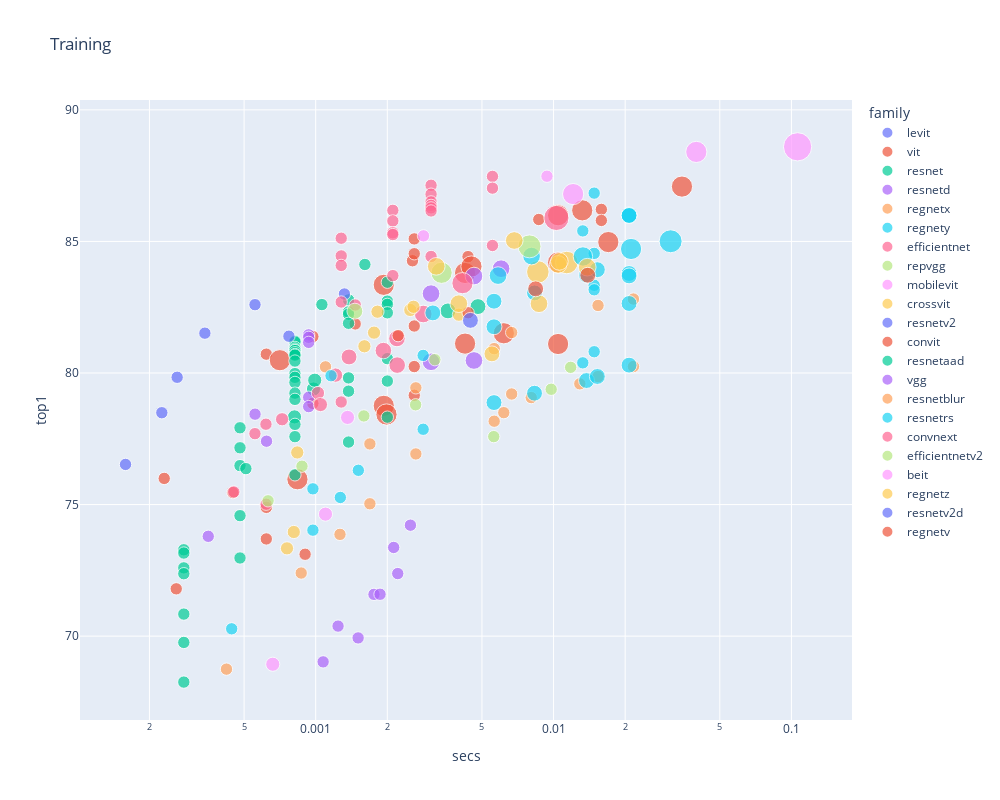

Notebook code for this chart:
### Markdown cell above
Now we can repeat the same *family* plot we did above:

### Code cell
show_all(tdf, 'Training', 'train_img_size')

### Figure 1 — Plotly figure (JSON) as saved in the notebook; plotly's stock layout.template omitted (floating-point values rounded to 4 significant figures)
{"data": [{"customdata": [[224], [224], [224], [224], [224]], "hovertemplate": "<b>%{hovertext}</b><br><br>family=levit<br>secs=%{x}<br>top1=%{y}<br>size=%{marker.size}<br>train_img_size=%{customdata[0]}<extra></extra>", "hovertext": ["levit_128s", "levit_128", "levit_192", "levit_256", "levit_384"], "legendgroup": "levit", "marker": {"color": "#636efa", "size": [50176, 50176, 50176, 50176, 50176], "sizemode": "area", "sizeref": 655.4, "symbol": "circle"}, "mode": "markers", "name": "levit", "orientation": "v", "showlegend": true, "type": "scatter", "x": [0.0001587, 0.0002255, 0.0002615, 0.0003421, 0.0005557], "xaxis": "x", "y": [76.53, 78.49, 79.84, 81.51, 82.6], "yaxis": "y"}, {"customdata": [[224], [224], [224], [224], [224], [224], [384], [384], [224], [224], [224], [384], [384], [384], [224], [224], [224], [224], [224], [224], [384], [384], [224], [384], [384], [224], [384], [384], [384], [384], [224], [224], [384], [384]], "hovertemplate": "<b>%{hovertext}</b><br><br>family=vit<br>secs=%{x}<br>top1=%{y}<br>size=%{marker.size}<br>train_img_size=%{customdata[0]}<extra></extra>", "hovertext": ["vit_small_patch32_224", "vit_tiny_r_s16_p8_224", "vit_tiny_patch16_224", "vit_base_patch32_224", "vit_base_patch32_224", "vit_base_patch32_224", "vit_small_patch32_384", "vit_tiny_r_s16_p8_384", "vit_small_patch16_224", "vit_small_patch16_224", "vit_small_r26_s32_224", "vit_base_patch32_384", "vit_base_patch32_384", "vit_tiny_patch16_384", "vit_base_patch16_224_miil", "vit_base_patch16_224", "vit_base_patch16_224", "vit_base_patch16_224", "vit_base_patch16_224", "vit_base_patch16_224", "vit_small_patch16_384", "vit_small_patch16_384", "vit_large_r50_s32_224", "vit_small_r26_s32_384", "vit_large_patch32_384", "vit_large_patch16_224", "vit_base_patch16_384", "vit_base_patch16_384", "vit_base_patch16_384", "vit_large_r50_s32_384", "vit_base_patch8_224", "vit_base_patch8_224", "vit_base_r50_s16_384", "vit_large_patch16_384"], "legendgroup": "vit", "marker": {"color": "#EF553B", "size": [50176, 50176, 50176, 50176, 50176, 50176, 147456, 147456, 50176, 50176, 50176, 147456, 147456, 147456, 50176, 50176, 50176, 50176, 50176, 50176, 147456, 147456, 50176, 147456, 147456, 50176, 147456, 147456, 147456, 147456, 50176, 50176, 147456, 147456], "sizemode": "area", "sizeref": 655.4, "symbol": "circle"}, "mode": "markers", "name": "vit", "orientation": "v", "showlegend": true, "type": "scatter", "x": [0.0002307, 0.0002592, 0.0004485, 0.00062, 0.00062, 0.00062, 0.0007069, 0.0008379, 0.0009731, 0.0009731, 0.001466, 0.001933, 0.001933, 0.001984, 0.002552, 0.002596, 0.002596, 0.002596, 0.002596, 0.002596, 0.004246, 0.004246, 0.004369, 0.004517, 0.006179, 0.008666, 0.01045, 0.01045, 0.01045, 0.0132, 0.01588, 0.01588, 0.01699, 0.03466], "xaxis": "x", "y": [75.99, 71.8, 75.45, 80.72, 74.89, 73.69, 80.49, 75.96, 81.38, 78.85, 81.86, 83.35, 78.75, 78.42, 84.27, 85.1, 84.53, 81.79, 80.24, 79.15, 83.8, 81.12, 84.42, 84.05, 81.51, 85.83, 86.0, 84.2, 81.1, 86.18, 86.22, 85.8, 84.98, 87.08], "yaxis": "y"}, {"customdata": [[224], [224], [224], [224], [224], [224], [224], [224], [224], [224], [224], [224], [224], [256], [224], [224], [224], [224], [224], [224], [224], [224], [224], [224], [224], [224], [224], [224], [224], [224], [224], [224], [256], [256], [224], [224], [224], [224], [224], [224], [224], [224], [224], [224], [224], [224], [224], [224], [288], [288]], "hovertemplate": "<b>%{hovertext}</b><br><br>family=resnet<br>secs=%{x}<br>top1=%{y}<br>size=%{marker.size}<br>train_img_size=%{customdata[0]}<extra></extra>", "hovertext": ["resnet18", "resnet18", "resnet18", "resnet18", "resnet18", "resnet18", "resnet18", "resnet34", "resnet34", "resnet34", "resnet34", "resnet34", "resnet26", "resnet26t", "resnet50", "resnet50", "resnet50", "resnet50", "resnet50", "resnet50", "resnet50", "resnet50", "resnet50", "resnet50", "resnet50", "resnet50", "resnet50", "resnet50", "resnet50", "resnet50", "resnet50", "resnet50", "resnet32ts", "resnet33ts", "resnet101", "resnet101", "resnet101", "resnet101", "resnet101", "resnet101", "resnet101", "resnet152", "resnet152", "resnet152", "resnet152", "resnet152", "resnet152", "resnet152", "resnet51q", "resnet61q"], "legendgroup": "resnet", "marker": {"color": "#00cc96", "size": [50176, 50176, 50176, 50176, 50176, 50176, 50176, 50176, 50176, 50176, 50176, 50176, 50176, 65536, 50176, 50176, 50176, 50176, 50176, 50176, 50176, 50176, 50176, 50176, 50176, 50176, 50176, 50176, 50176, 50176, 50176, 50176, 65536, 65536, 50176, 50176, 50176, 50176, 50176, 50176, 50176, 50176, 50176, 50176, 50176, 50176, 50176, 50176, 82944, 82944], "sizemode": "area", "sizeref": 655.4, "symbol": "circle"}, "mode": "markers", "name": "resnet", "orientation": "v", "showlegend": true, "type": "scatter", "x": [0.000279, 0.000279, 0.000279, 0.000279, 0.000279, 0.000279, 0.000279, 0.0004806, 0.0004806, 0.0004806, 0.0004806, 0.0004806, 0.0005087, 0.0008144, 0.0008179, 0.0008179, 0.0008179, 0.0008179, 0.0008179, 0.0008179, 0.0008179, 0.0008179, 0.0008179, 0.0008179, 0.0008179, 0.0008179, 0.0008179, 0.0008179, 0.0008179, 0.0008179, 0.0008179, 0.0008179, 0.0009787, 0.0009907, 0.001375, 0.001375, 0.001375, 0.001375, 0.001375, 0.001375, 0.001375, 0.002001, 0.002001, 0.002001, 0.002001, 0.002001, 0.002001, 0.002001, 0.003598, 0.00481], "xaxis": "x", "y": [73.28, 73.16, 72.59, 72.37, 70.84, 69.76, 68.25, 77.92, 77.16, 76.48, 74.58, 72.97, 76.37, 78.33, 81.21, 81.18, 80.97, 80.91, 80.87, 80.85, 80.77, 80.71, 80.68, 80.45, 79.98, 79.84, 79.64, 79.23, 79.0, 78.05, 77.58, 76.13, 79.39, 79.73, 82.78, 82.32, 82.24, 81.89, 79.81, 79.31, 77.38, 83.45, 82.73, 82.61, 82.29, 80.55, 79.69, 78.32, 82.36, 82.52], "yaxis": "y"}, {"customdata": [[224], [224], [224], [224], [224], [224], [224], [224], [320], [320], [320], [320], [320]], "hovertemplate": "<b>%{hovertext}</b><br><br>family=resnetd<br>secs=%{x}<br>top1=%{y}<br>size=%{marker.size}<br>train_img_size=%{customdata[0]}<extra></extra>", "hovertext": ["resnet18d", "resnet34d", "resnet26d", "resnet50d", "resnet50d", "resnet50d", "resnet50d", "resnet50d", "resnet101d", "resnet101d", "resnet152d", "resnet152d", "resnet200d"], "legendgroup": "resnetd", "marker": {"color": "#ab63fa", "size": [50176, 50176, 50176, 50176, 50176, 50176, 50176, 50176, 102400, 102400, 102400, 102400, 102400], "sizemode": "area", "sizeref": 655.4, "symbol": "circle"}, "mode": "markers", "name": "resnetd", "orientation": "v", "showlegend": true, "type": "scatter", "x": [0.0003534, 0.0005559, 0.0006214, 0.0009344, 0.0009344, 0.0009344, 0.0009344, 0.0009344, 0.003054, 0.003054, 0.004628, 0.004628, 0.006017], "xaxis": "x", "y": [73.79, 78.44, 77.41, 81.45, 81.36, 81.16, 79.08, 78.72, 83.02, 80.43, 83.68, 80.48, 83.96], "yaxis": "y"}, {"customdata": [[224], [224], [224], [224], [224], [224], [224], [224], [224], [224], [224], [224], [224], [224], [224], [224], [224], [224]], "hovertemplate": "<b>%{hovertext}</b><br><br>family=regnetx<br>secs=%{x}<br>top1=%{y}<br>size=%{marker.size}<br>train_img_size=%{customdata[0]}<extra></extra>", "hovertext": ["regnetx_002", "regnetx_004", "regnetx_006", "regnetx_008", "regnetx_008", "regnetx_016", "regnetx_016", "regnetx_032", "regnetx_032", "regnetx_040", "regnetx_080", "regnetx_080", "regnetx_064", "regnetx_120", "regnetx_160", "regnetx_160", "regnetx_320", "regnetx_320"], "legendgroup": "regnetx", "marker": {"color": "#FFA15A", "size": [50176, 50176, 50176, 50176, 50176, 50176, 50176, 50176, 50176, 50176, 50176, 50176, 50176, 50176, 50176, 50176, 50176, 50176], "sizemode": "area", "sizeref": 655.4, "symbol": "circle"}, "mode": "markers", "name": "regnetx", "orientation": "v", "showlegend": true, "type": "scatter", "x": [0.0004216, 0.0008689, 0.001265, 0.00169, 0.00169, 0.002637, 0.002637, 0.005628, 0.005628, 0.006178, 0.006666, 0.006666, 0.008056, 0.0129, 0.01538, 0.01538, 0.02166, 0.02166], "xaxis": "x", "y": [68.75, 72.4, 73.87, 77.3, 75.03, 79.44, 76.92, 80.93, 78.17, 78.49, 81.54, 79.2, 79.07, 79.59, 82.57, 79.87, 82.81, 80.25], "yaxis": "y"}, {"customdata": [[224], [224], [224], [224], [224], [224], [224], [288], [288], [288], [288], [288], [224], [224], [288], [288], [224], [224], [224], [224], [224], [288], [288], [288], [288], [288], [288], [288], [288], [288]], "hovertemplate": "<b>%{hovertext}</b><br><br>family=regnety<br>secs=%{x}<br>top1=%{y}<br>size=%{marker.size}<br>train_img_size=%{customdata[0]}<extra></extra>", "hovertext": ["regnety_002", "regnety_004", "regnety_004", "regnety_006", "regnety_008", "regnety_016", "regnety_016", "regnety_032", "regnety_032", "regnety_032", "regnety_040", "regnety_040", "regnety_120", "regnety_120", "regnety_064", "regnety_064", "regnety_320", "regnety_320", "regnety_320", "regnety_320", "regnety_320", "regnety_080", "regnety_080", "regnety_160", "regnety_160", "regnety_160", "regnety_160", "regnety_160", "regnety_160", "regnety_160"], "legendgroup": "regnety", "marker": {"color": "#19d3f3", "size": [50176, 50176, 50176, 50176, 50176, 50176, 50176, 82944, 82944, 82944, 82944, 82944, 50176, 50176, 82944, 82944, 50176, 50176, 50176, 50176, 50176, 82944, 82944, 82944, 82944, 82944, 82944, 82944, 82944, 82944], "sizemode": "area", "sizeref": 655.4, "symbol": "circle"}, "mode": "markers", "name": "regnety", "orientation": "v", "showlegend": true, "type": "scatter", "x": [0.0004434, 0.0009735, 0.0009735, 0.001269, 0.001511, 0.00283, 0.00283, 0.005618, 0.005618, 0.005618, 0.008316, 0.008316, 0.01327, 0.01327, 0.01376, 0.01376, 0.01482, 0.01482, 0.01482, 0.01482, 0.01482, 0.01528, 0.01528, 0.02077, 0.02077, 0.02077, 0.02077, 0.02077, 0.02077, 0.02077], "xaxis": "x", "y": [70.28, 75.6, 74.03, 75.27, 76.3, 80.67, 77.86, 82.73, 81.76, 78.88, 83.04, 79.23, 85.4, 80.39, 83.72, 79.71, 86.84, 84.55, 83.33, 83.16, 80.81, 83.93, 79.87, 86.01, 85.99, 85.99, 83.78, 83.69, 82.64, 80.3], "yaxis": "y"}, {"customdata": [[224], [224], [224], [224], [240], [240], [256], [260], [288], [300], [300], [300], [320], [384], [456]], "hovertemplate": "<b>%{hovertext}</b><br><br>family=efficientnet<br>secs=%{x}<br>top1=%{y}<br>size=%{marker.size}<br>train_img_size=%{customdata[0]}<extra></extra>", "hovertext": ["efficientnet_lite0", "efficientnet_b0", "efficientnet_es", "efficientnet_es_pruned", "efficientnet_b1_pruned", "efficientnet_em", "efficientnet_b1", "efficientnet_b2_pruned", "efficientnet_b2", "efficientnet_b3_pruned", "efficientnet_el", "efficientnet_el_pruned", "efficientnet_b3", "efficientnet_b4", "efficientnet_b5"], "legendgroup": "efficientnet", "marker": {"color": "#FF6692", "size": [50176, 50176, 50176, 50176, 57600, 57600, 65536, 67600, 82944, 90000, 90000, 90000, 102400, 147456, 207936], "sizemode": "area", "sizeref": 655.4, "symbol": "circle"}, "mode": "markers", "name": "efficientnet", "orientation": "v", "showlegend": true, "type": "scatter", "x": [0.0004526, 0.0005554, 0.0006177, 0.0006188, 0.0007224, 0.001022, 0.001047, 0.001211, 0.001381, 0.001925, 0.002196, 0.002201, 0.002831, 0.004141, 0.01028], "xaxis": "x", "y": [75.48, 77.69, 78.05, 75.01, 78.24, 79.24, 78.8, 79.92, 80.61, 80.85, 81.31, 80.3, 82.24, 83.41, 85.89], "yaxis": "y"}, {"customdata": [[224], [224], [224], [224], [224], [224], [224], [224]], "hovertemplate": "<b>%{hovertext}</b><br><br>family=repvgg<br>secs=%{x}<br>top1=%{y}<br>size=%{marker.size}<br>train_img_size=%{customdata[0]}<extra></extra>", "hovertext": ["repvgg_b0", "repvgg_a2", "repvgg_b1", "repvgg_b2", "repvgg_b3", "repvgg_b1g4", "repvgg_b2g4", "repvgg_b3g4"], "legendgroup": "repvgg", "marker": {"color": "#B6E880", "size": [50176, 50176, 50176, 50176, 50176, 50176, 50176, 50176], "sizemode": "area", "sizeref": 655.4, "symbol": "circle"}, "mode": "markers", "name": "repvgg", "orientation": "v", "showlegend": true, "type": "scatter", "x": [0.0006305, 0.0008755, 0.001594, 0.002631, 0.003169, 0.005605, 0.009772, 0.0118], "xaxis": "x", "y": [75.14, 76.46, 78.37, 78.79, 80.51, 77.58, 79.38, 80.22], "yaxis": "y"}, {"customdata": [[256], [256], [256]], "hovertemplate": "<b>%{hovertext}</b><br><br>family=mobilevit<br>secs=%{x}<br>top1=%{y}<br>size=%{marker.size}<br>train_img_size=%{customdata[0]}<extra></extra>", "hovertext": ["mobilevit_xxs", "mobilevit_xs", "mobilevit_s"], "legendgroup": "mobilevit", "marker": {"color": "#FF97FF", "size": [65536, 65536, 65536], "sizemode": "area", "sizeref": 655.4, "symbol": "circle"}, "mode": "markers", "name": "mobilevit", "orientation": "v", "showlegend": true, "type": "scatter", "x": [0.0006599, 0.001099, 0.001361], "xaxis": "x", "y": [68.93, 74.64, 78.31], "yaxis": "y"}, {"customdata": [[240], [240], [240], [240], [240], [240], [240], [240], [240], [408], [408]], "hovertemplate": "<b>%{hovertext}</b><br><br>family=crossvit<br>secs=%{x}<br>top1=%{y}<br>size=%{marker.size}<br>train_img_size=%{customdata[0]}<extra></extra>", "hovertext": ["crossvit_tiny_240", "crossvit_9_240", "crossvit_9_dagger_240", "crossvit_small_240", "crossvit_15_240", "crossvit_15_dagger_240", "crossvit_18_240", "crossvit_18_dagger_240", "crossvit_base_240", "crossvit_15_dagger_408", "crossvit_18_dagger_408"], "legendgroup": "crossvit", "marker": {"color": "#FECB52", "size": [57600, 57600, 57600, 57600, 57600, 57600, 57600, 57600, 57600, 166464, 166464], "sizemode": "area", "sizeref": 655.4, "symbol": "circle"}, "mode": "markers", "name": "crossvit", "orientation": "v", "showlegend": true, "type": "scatter", "x": [0.0007574, 0.0008087, 0.0008364, 0.001602, 0.001759, 0.001818, 0.002499, 0.002578, 0.004, 0.008589, 0.01136], "xaxis": "x", "y": [73.34, 73.96, 76.98, 81.02, 81.53, 82.33, 82.4, 82.52, 82.22, 83.84, 84.2], "yaxis": "y"}, {"customdata": [[224], [224]], "hovertemplate": "<b>%{hovertext}</b><br><br>family=resnetv2<br>secs=%{x}<br>top1=%{y}<br>size=%{marker.size}<br>train_img_size=%{customdata[0]}<extra></extra>", "hovertext": ["resnetv2_50", "resnetv2_101"], "legendgroup": "resnetv2", "marker": {"color": "#636efa", "size": [50176, 50176], "sizemode": "area", "sizeref": 655.4, "symbol": "circle"}, "mode": "markers", "name": "resnetv2", "orientation": "v", "showlegend": true, "type": "scatter", "x": [0.0007716, 0.00132], "xaxis": "x", "y": [81.4, 83.0], "yaxis": "y"}, {"customdata": [[224], [224], [224]], "hovertemplate": "<b>%{hovertext}</b><br><br>family=convit<br>secs=%{x}<br>top1=%{y}<br>size=%{marker.size}<br>train_img_size=%{customdata[0]}<extra></extra>", "hovertext": ["convit_tiny", "convit_small", "convit_base"], "legendgroup": "convit", "marker": {"color": "#EF553B", "size": [50176, 50176, 50176], "sizemode": "area", "sizeref": 655.4, "symbol": "circle"}, "mode": "markers", "name": "convit", "orientation": "v", "showlegend": true, "type": "scatter", "x": [0.0009025, 0.002221, 0.004373], "xaxis": "x", "y": [73.11, 81.42, 82.29], "yaxis": "y"}, {"customdata": [[224], [224]], "hovertemplate": "<b>%{hovertext}</b><br><br>family=resnetaad<br>secs=%{x}<br>top1=%{y}<br>size=%{marker.size}<br>train_img_size=%{customdata[0]}<extra></extra>", "hovertext": ["resnetaa50d", "resnetaa101d"], "legendgroup": "resnetaad", "marker": {"color": "#00cc96", "size": [50176, 50176], "sizemode": "area", "sizeref": 655.4, "symbol": "circle"}, "mode": "markers", "name": "resnetaad", "orientation": "v", "showlegend": true, "type": "scatter", "x": [0.001062, 0.00161], "xaxis": "x", "y": [82.6, 84.12], "yaxis": "y"}, {"customdata": [[224], [224], [224], [224], [224], [224], [224], [224]], "hovertemplate": "<b>%{hovertext}</b><br><br>family=vgg<br>secs=%{x}<br>top1=%{y}<br>size=%{marker.size}<br>train_img_size=%{customdata[0]}<extra></extra>", "hovertext": ["vgg11", "vgg11_bn", "vgg13", "vgg13_bn", "vgg16", "vgg16_bn", "vgg19", "vgg19_bn"], "legendgroup": "vgg", "marker": {"color": "#ab63fa", "size": [50176, 50176, 50176, 50176, 50176, 50176, 50176, 50176], "sizemode": "area", "sizeref": 655.4, "symbol": "circle"}, "mode": "markers", "name": "vgg", "orientation": "v", "showlegend": true, "type": "scatter", "x": [0.001075, 0.001242, 0.001508, 0.001758, 0.001864, 0.002128, 0.002213, 0.002502], "xaxis": "x", "y": [69.02, 70.38, 69.93, 71.59, 71.59, 73.37, 72.38, 74.22], "yaxis": "y"}, {"customdata": [[224]], "hovertemplate": "<b>%{hovertext}</b><br><br>family=resnetblur<br>secs=%{x}<br>top1=%{y}<br>size=%{marker.size}<br>train_img_size=%{customdata[0]}<extra></extra>", "hovertext": ["resnetblur50"], "legendgroup": "resnetblur", "marker": {"color": "#FFA15A", "size": [50176], "sizemode": "area", "sizeref": 655.4, "symbol": "circle"}, "mode": "markers", "name": "resnetblur", "orientation": "v", "showlegend": true, "type": "scatter", "x": [0.001099], "xaxis": "x", "y": [80.23], "yaxis": "y"}, {"customdata": [[224], [288], [320], [320], [352], [384], [416]], "hovertemplate": "<b>%{hovertext}</b><br><br>family=resnetrs<br>secs=%{x}<br>top1=%{y}<br>size=%{marker.size}<br>train_img_size=%{customdata[0]}<extra></extra>", "hovertext": ["resnetrs50", "resnetrs101", "resnetrs152", "resnetrs200", "resnetrs270", "resnetrs350", "resnetrs420"], "legendgroup": "resnetrs", "marker": {"color": "#19d3f3", "size": [50176, 82944, 102400, 102400, 123904, 147456, 173056], "sizemode": "area", "sizeref": 655.4, "symbol": "circle"}, "mode": "markers", "name": "resnetrs", "orientation": "v", "showlegend": true, "type": "scatter", "x": [0.00116, 0.003108, 0.005843, 0.008081, 0.01329, 0.02118, 0.03106], "xaxis": "x", "y": [79.9, 82.28, 83.7, 84.44, 84.43, 84.71, 85.01], "yaxis": "y"}, {"customdata": [[224], [224], [224], [224], [224], [224], [224], [224], [224], [224], [224], [224], [224], [224], [224], [224], [224], [224], [224], [224], [224]], "hovertemplate": "<b>%{hovertext}</b><br><br>family=convnext<br>secs=%{x}<br>top1=%{y}<br>size=%{marker.size}<br>train_img_size=%{customdata[0]}<extra></extra>", "hovertext": ["convnext_tiny", "convnext_tiny", "convnext_tiny", "convnext_tiny", "convnext_tiny", "convnext_tiny_hnf", "convnext_small", "convnext_small", "convnext_small", "convnext_small", "convnext_small", "convnext_base", "convnext_base", "convnext_base", "convnext_base", "convnext_base", "convnext_base", "convnext_base", "convnext_large", "convnext_large", "convnext_large"], "legendgroup": "convnext", "marker": {"color": "#FF6692", "size": [50176, 50176, 50176, 50176, 50176, 50176, 50176, 50176, 50176, 50176, 50176, 50176, 50176, 50176, 50176, 50176, 50176, 50176, 50176, 50176, 50176], "sizemode": "area", "sizeref": 655.4, "symbol": "circle"}, "mode": "markers", "name": "convnext", "orientation": "v", "showlegend": true, "type": "scatter", "x": [0.00128, 0.00128, 0.00128, 0.00128, 0.00128, 0.001467, 0.00211, 0.00211, 0.00211, 0.00211, 0.00211, 0.003055, 0.003055, 0.003055, 0.003055, 0.003055, 0.003055, 0.003055, 0.005536, 0.005536, 0.005536], "xaxis": "x", "y": [85.12, 84.45, 84.09, 82.7, 78.9, 82.58, 86.18, 85.78, 85.33, 85.26, 83.7, 87.13, 86.8, 86.5, 86.37, 86.27, 86.16, 84.43, 87.47, 87.03, 84.85], "yaxis": "y"}, {"customdata": [[288], [384], [416]], "hovertemplate": "<b>%{hovertext}</b><br><br>family=efficientnetv2<br>secs=%{x}<br>top1=%{y}<br>size=%{marker.size}<br>train_img_size=%{customdata[0]}<extra></extra>", "hovertext": ["efficientnetv2_rw_t", "efficientnetv2_rw_s", "efficientnetv2_rw_m"], "legendgroup": "efficientnetv2", "marker": {"color": "#B6E880", "size": [82944, 147456, 173056], "sizemode": "area", "sizeref": 655.4, "symbol": "circle"}, "mode": "markers", "name": "efficientnetv2", "orientation": "v", "showlegend": true, "type": "scatter", "x": [0.001461, 0.003383, 0.007923], "xaxis": "x", "y": [82.35, 83.81, 84.81], "yaxis": "y"}, {"customdata": [[224], [224], [384], [384], [512]], "hovertemplate": "<b>%{hovertext}</b><br><br>family=beit<br>secs=%{x}<br>top1=%{y}<br>size=%{marker.size}<br>train_img_size=%{customdata[0]}<extra></extra>", "hovertext": ["beit_base_patch16_224", "beit_large_patch16_224", "beit_base_patch16_384", "beit_large_patch16_384", "beit_large_patch16_512"], "legendgroup": "beit", "marker": {"color": "#FF97FF", "size": [50176, 50176, 147456, 147456, 262144], "sizemode": "area", "sizeref": 655.4, "symbol": "circle"}, "mode": "markers", "name": "beit", "orientation": "v", "showlegend": true, "type": "scatter", "x": [0.002839, 0.009382, 0.01209, 0.03982, 0.1062], "xaxis": "x", "y": [85.21, 87.48, 86.8, 88.4, 88.6], "yaxis": "y"}, {"customdata": [[320], [320], [288], [320], [320], [320], [320], [320]], "hovertemplate": "<b>%{hovertext}</b><br><br>family=regnetz<br>secs=%{x}<br>top1=%{y}<br>size=%{marker.size}<br>train_img_size=%{customdata[0]}<extra></extra>", "hovertext": ["regnetz_d8", "regnetz_c16", "regnetz_b16", "regnetz_e8", "regnetz_c16_evos", "regnetz_d8_evos", "regnetz_040", "regnetz_d32"], "legendgroup": "regnetz", "marker": {"color": "#FECB52", "size": [102400, 102400, 82944, 102400, 102400, 102400, 102400, 102400], "sizemode": "area", "sizeref": 655.4, "symbol": "circle"}, "mode": "markers", "name": "regnetz", "orientation": "v", "showlegend": true, "type": "scatter", "x": [0.003212, 0.003997, 0.005507, 0.006837, 0.008684, 0.01045, 0.01058, 0.01385], "xaxis": "x", "y": [84.05, 82.63, 80.73, 85.04, 82.63, 84.13, 84.24, 84.02], "yaxis": "y"}, {"customdata": [[288]], "hovertemplate": "<b>%{hovertext}</b><br><br>family=resnetv2d<br>secs=%{x}<br>top1=%{y}<br>size=%{marker.size}<br>train_img_size=%{customdata[0]}<extra></extra>", "hovertext": ["resnetv2_50d_evos"], "legendgroup": "resnetv2d", "marker": {"color": "#636efa", "size": [82944], "sizemode": "area", "sizeref": 655.4, "symbol": "circle"}, "mode": "markers", "name": "resnetv2d", "orientation": "v", "showlegend": true, "type": "scatter", "x": [0.004472], "xaxis": "x", "y": [82], "yaxis": "y"}, {"customdata": [[288], [288]], "hovertemplate": "<b>%{hovertext}</b><br><br>family=regnetv<br>secs=%{x}<br>top1=%{y}<br>size=%{marker.size}<br>train_img_size=%{customdata[0]}<extra></extra>", "hovertext": ["regnetv_040", "regnetv_064"], "legendgroup": "regnetv", "marker": {"color": "#EF553B", "size": [82944, 82944], "sizemode": "area", "sizeref": 655.4, "symbol": "circle"}, "mode": "markers", "name": "regnetv", "orientation": "v", "showlegend": true, "type": "scatter", "x": [0.008409, 0.01393], "xaxis": "x", "y": [83.2, 83.72], "yaxis": "y"}], "layout": {"height": 800, "legend": {"itemsizing": "constant", "title": {"text": "family"}, "tracegroupgap": 0}, "title": {"text": "Training"}, "width": 1000, "xaxis": {"anchor": "y", "autorange": true, "domain": [0, 1], "range": [-3.991, -0.7456], "title": {"text": "secs"}, "type": "log"}, "yaxis": {"anchor": "x", "autorange": true, "domain": [0, 1], "range": [66.81, 90.37], "title": {"text": "top1"}, "type": "linear"}}}
